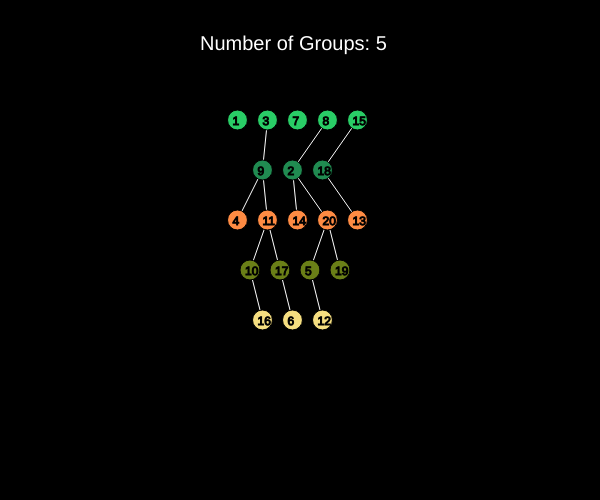
Frame 1 (no input)
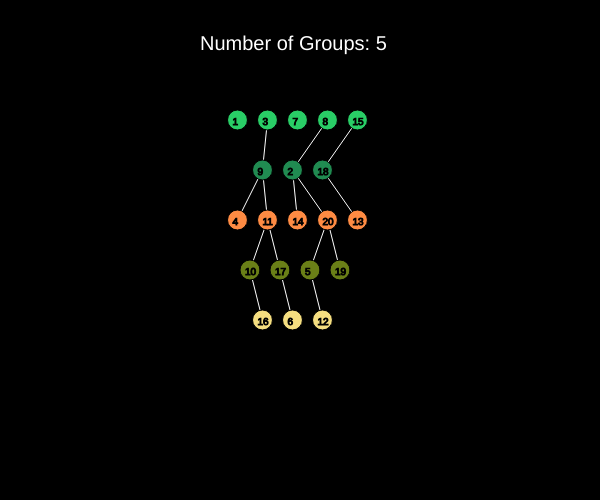
Frame 60 (no input)
Frame 120 (the mouse pressed at the canvas centre since frame 60): identical to frame 60, image omitted

The p5.js sketch that drew these frames (run headless with seeded random() and noise() and a simulated clock; from frame 60 on, the mouse is pressed at the canvas centre):

// p5.js sketch
// ── sketch.js
var N = 100, lad, ans = 0, vis, level, xs = [], ys = [], nivel;
var n = Math.floor(Math.random() * 6) + 15;
var c1,c2,c3;
function setup() {
  createCanvas(600, 500);
  frameRate(30); 
  lad = new Array(N);
  vis = new Array(N);
  level = new Array(N);
  nivel = new Array(N);
  c1 = new Array(N);
  c2 = new Array(N);
  c3 = new Array(N);
  
  var i, u;
  for(i = 0 ; i < N; ++i){
    lad[i] = [];
    level[i] = [];
    vis[i] = nivel[i] = 0;
    c1[i] = Math.floor(Math.random() * 256);
    c2[i] = Math.floor(Math.random() * 256);
    c3[i] = Math.floor(Math.random() * 256);
  }
  for(i = 1; i <= n; ++i) {
		vis[i] = 0;
		if(Math.random() < 0.3) u = -1;
        else u = Math.floor(Math.random() * n) + 1;
    
		if(u != -1) lad[u].push(i);
		else lad[0].push(i);
	}
	run();
}
function draw() {
  background(0);
  var i;
  stroke(255);
  for(i =0;i<= n;++i){
    for(var u = 0; u < lad[i].length; ++u)
      line(xs[i], ys[i], xs[lad[i][u]], ys[lad[i][u]]);
  }
  stroke(0);
  for(i = 1;i<= n;++i){
    fill(color(c1[nivel[i]], c2[nivel[i]], c3[nivel[i]]));
    circle(xs[i], ys[i], 20);
    fill(color('black'));
    text(i, xs[i] - 5, ys[i] + 5);
  }
  fill(color('white'));
  textSize(20);
  text("Number of Groups: " + ans , width/2 - 100, 50);
  textSize(10);
}
function run(){
  dfs(0, -1, 0);
  for(var lv = 1; lv < n; ++lv){
    var x_pos = width/2 - 25*level[lv].length/2;
    for(var node = 0; node < level[lv].length; ++node){
      xs[level[lv][node]] = x_pos;
      ys[level[lv][node]] = 70 + lv*50;
      x_pos+=30;
    }
  }
}
function dfs(u, prev, depth) {
	if(vis[u]) return;
	vis[u] = 1;
    level[depth].push(u);
    nivel[u] = depth;
	ans = max(ans, depth);
	for(var i = 0; i < lad[u].length; ++i) {
	  var x = lad[u][i];
      if(x != prev) dfs(x, u, depth+1);
    }
}
